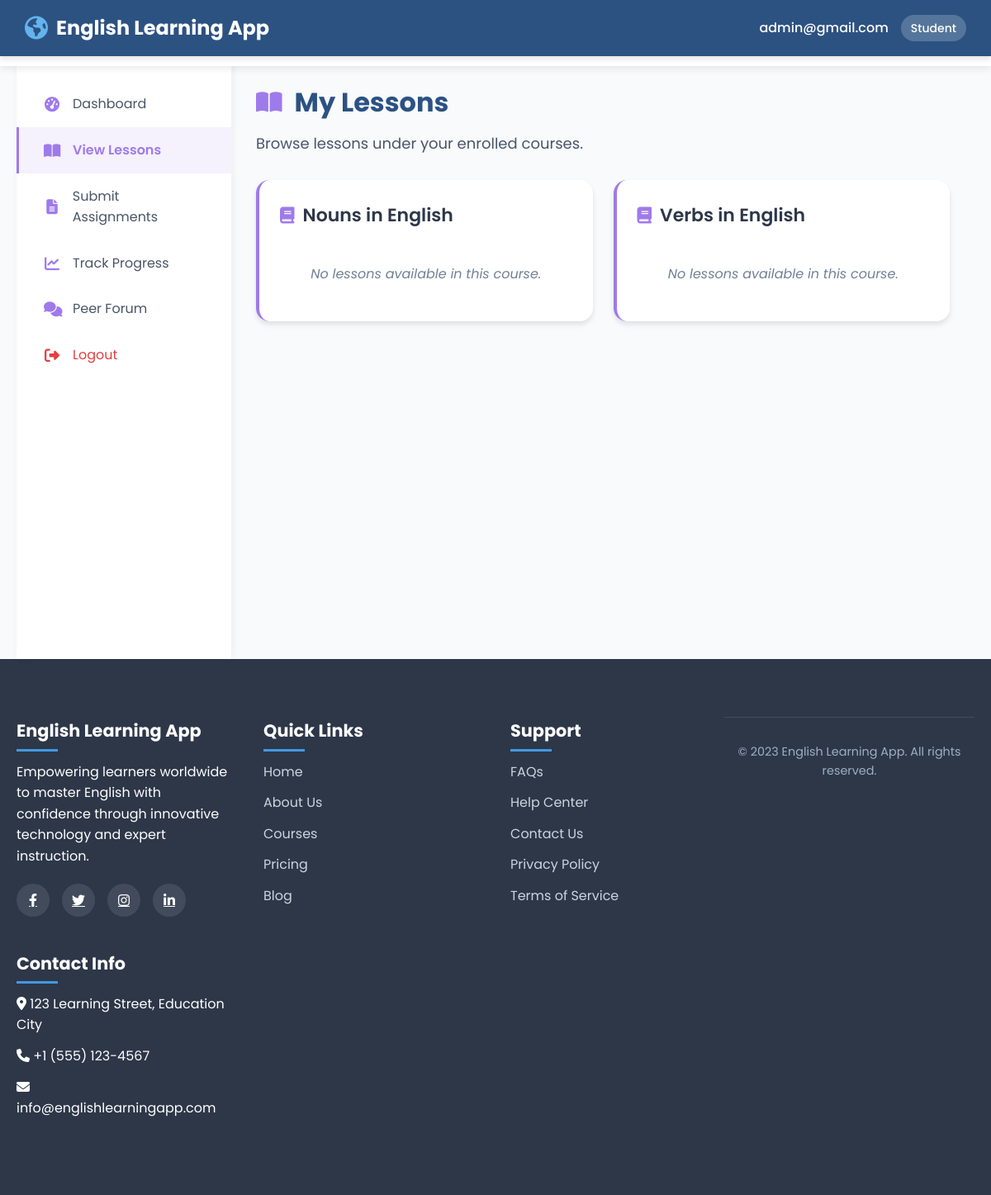
Page /accounts/student/lessons/ (signed in) on the committed database.
### accounts/models.py (models this page shows, shortened)
class User(AbstractUser):
    email = models.EmailField('email address', unique=True)
    class Roles(models.TextChoices):
        ADMIN = 'ADMIN', 'Admin'
        TEACHER = 'TEACHER', 'Teacher'
        STUDENT = 'STUDENT', 'Student'
    role = models.CharField(
        max_length=20,
        choices=Roles.choices,
        default=Roles.STUDENT
    )

### learning/models.py (models this page shows, shortened)
class Course(models.Model):
    SKILL_LEVELS = [
        ("BEGINNER", "Beginner"),
        ("INTERMEDIATE", "Intermediate"),
        ("ADVANCED", "Advanced"),
    ]
    CATEGORIES = [
        ("GRAMMAR", "Grammar"),
        ("VOCABULARY", "Vocabulary"),
        ("LISTENING", "Listening"),
        ("SPEAKING", "Speaking"),
    ]
    title = models.CharField(max_length=200)
    description = models.TextField()
    skill_level = models.CharField(max_length=20, choices=SKILL_LEVELS)
    category = models.CharField(max_length=20, choices=CATEGORIES)
    created_by = models.ForeignKey(User, on_delete=models.CASCADE, related_name="courses")
    created_at = models.DateTimeField(auto_now_add=True)
    updated_at = models.DateTimeField(auto_now=True)

### accounts/views.py (the view)
# urls.py: path("student/lessons/", views.student_lessons, name="student_lessons"),
@login_required
def student_lessons(request):
    courses = Course.objects.prefetch_related("lessons").all()
    return render(request, "accounts/student_lessons.html", {"courses": courses})

### accounts/templates/accounts/student_lessons.html (shortened to what this page needs)
{% extends "core/home.html" %}
{% block content %}
<div class="header">
    <div class="logo">
        <i class="fas fa-globe-americas"></i>
        English Learning App
    </div>
    <div class="user-info">
        <p>{{ request.user.email }}</p>
        <span class="user-role">Student</span>
    </div>
</div>
<div class="container">
    <nav class="sidebar">
        <a href="{% url 'accounts:student_dashboard' %}" class="nav-link">
            <i class="fas fa-tachometer-alt"></i>
            Dashboard
        </a>
        <a href="{% url 'accounts:student_lessons' %}" class="nav-link active">
            <i class="fas fa-book-open"></i>
            View Lessons
        </a>
        <a href="{% url 'accounts:student_assignments' %}" class="nav-link">
            <i class="fas fa-file-alt"></i>
            Submit Assignments
        </a>
        <a href="{% url 'accounts:student_progress' %}" class="nav-link">
            <i class="fas fa-chart-line"></i>
            Track Progress
        </a>
        <a href="{% url 'accounts:student_forum' %}" class="nav-link">
            <i class="fas fa-comments"></i>
            Peer Forum
        </a>
        <a href="{% url 'accounts:logout' %}" class="nav-link logout">
            <i class="fas fa-sign-out-alt"></i>
            Logout
        </a>
    </nav>
    <main class="main-content">
        <div class="container1">
            <div class="page-header">
                <h1 class="page-title">
                    <i class="fas fa-book-open"></i>
                    My Lessons
                </h1>
                <p class="page-description">Browse lessons under your enrolled courses.</p>
            </div>
            {% if courses %}
                <div class="courses-grid">
                    {% for course in courses %}
                        <div class="course-card">
                            <h2 class="course-title">
                                <i class="fas fa-book"></i>
                                {{ course.title }}
                            </h2>
                            {% if course.lesson_set.all %}
                                <ul class="lessons-list">
                                    {% for lesson in course.lesson_set.all %}
                                        <li class="lesson-item">
                                            <span class="lesson-title">{{ lesson.title }}</span>
                                            <a href="{% url 'learning:exercise_list' lesson.id %}" class="lesson-link">
                                                Go to Exercises <i class="fas fa-arrow-right"></i>
                                            </a>
                                        </li>
                                    {% endfor %}
                                </ul>
                            {% else %}
                                <div class="no-lessons">No lessons available in this course.</div>
                            {% endif %}
                        </div>
                    {% endfor %}
                </div>
            {% else %}
                <div class="empty-state">
                    <i class="fas fa-book-open"></i>
                    <p>You are not enrolled in any courses yet.</p>
                </div>
            {% endif %}
        </div>
    </main>
</div>
{% endblock %}

### core/templates/core/home.html (style rules this page uses)
* { margin: 0; padding: 0; box-sizing: border-box; }
body { font-family: 'Poppins', sans-serif; line-height: 1.6; color: #333; overflow-x: hidden; }
.container { width: 100%; max-width: 1200px; margin: 0 auto; padding: 0 20px; }
.logo { display: flex; align-items: center; font-size: 24px; font-weight: 700; color: #2c5282; }
.logo i { margin-right: 10px; color: #4299e1; font-size: 28px; }

### accounts/templates/accounts/student_lessons.html (style rules this page uses)
:root { --primary-color: #9f7aea; --primary-dark: #805ad5; --secondary-color: #2c5282; --accent-color: #63b3ed; --background: #f8fafc; --card-bg: #ffffff; --text-primary: #2d3748; --text-secondary: #4a5568; --text-light: #718096; --border: #e2e8f0; --shadow: 0 4px 6px rgba(0, 0, 0, 0.1); --shadow-hover: 0 10px 15px rgba(0, 0, 0, 0.1); }
body { background-color: var(--background); color: var(--text-primary); font-family: 'Poppins', sans-serif; min-height: 100vh; }
.header { background-color: var(--secondary-color); color: white; padding: 15px 30px; display: flex; justify-content: space-between; align-items: center; box-shadow: var(--shadow); position: sticky; top: 0; z-index: 1000; }
.logo { display: flex; align-items: center; font-size: 24px; font-weight: 700; color: white; }
.logo i { margin-right: 10px; color: var(--accent-color); font-size: 28px; }
.user-info { display: flex; align-items: center; }
.user-info p { margin-right: 15px; font-weight: 500; }
.user-role { background-color: rgba(255, 255, 255, 0.2); padding: 5px 12px; border-radius: 20px; font-size: 14px; font-weight: 500; }
.container { display: flex; flex: 1; }
.sidebar { width: 260px; background-color: var(--card-bg); padding: 30px 0; box-shadow: 2px 0 10px rgba(0, 0, 0, 0.05); height: calc(100vh - 70px); position: sticky; top: 70px; }
.nav-link { display: flex; align-items: center; padding: 15px 30px; color: var(--text-secondary); text-decoration: none; transition: all 0.3s ease; border-left: 3px solid transparent; position: relative; }
.nav-link.active { background-color: rgba(159, 122, 234, 0.1); color: var(--primary-color); border-left: 3px solid var(--primary-color); font-weight: 600; }
.nav-link i { margin-right: 15px; font-size: 18px; color: var(--primary-color); width: 20px; text-align: center; }
.nav-link.logout { margin-top: auto; color: #e53e3e; }
.nav-link.logout i { color: #e53e3e; }
.main-content { flex: 1; padding: 30px; overflow-y: auto; }
.container1 { max-width: 1200px; margin: 0 auto; }
.page-header { margin-bottom: 30px; }
.page-title { font-size: 32px; font-weight: 700; color: var(--secondary-color); margin-bottom: 10px; display: flex; align-items: center; }
.page-title i { margin-right: 15px; color: var(--primary-color); font-size: 28px; }
.page-description { color: var(--text-secondary); font-size: 18px; line-height: 1.6; }
.courses-grid { display: grid; grid-template-columns: repeat(auto-fill, minmax(350px, 1fr)); gap: 25px; }
.course-card { background-color: var(--card-bg); border-radius: 16px; padding: 25px; box-shadow: var(--shadow); transition: transform 0.3s ease, box-shadow 0.3s ease; border-left: 4px solid var(--primary-color); }
.course-title { font-size: 22px; font-weight: 600; color: var(--text-primary); margin-bottom: 20px; display: flex; align-items: center; }
.course-title i { margin-right: 10px; color: var(--primary-color); font-size: 20px; }
.no-lessons { text-align: center; padding: 20px; color: var(--text-light); font-style: italic; }

### rows in the picture
User: user.email "admin@gmail.com"
Course: title "Nouns in English"
Course: title "Verbs in English"
